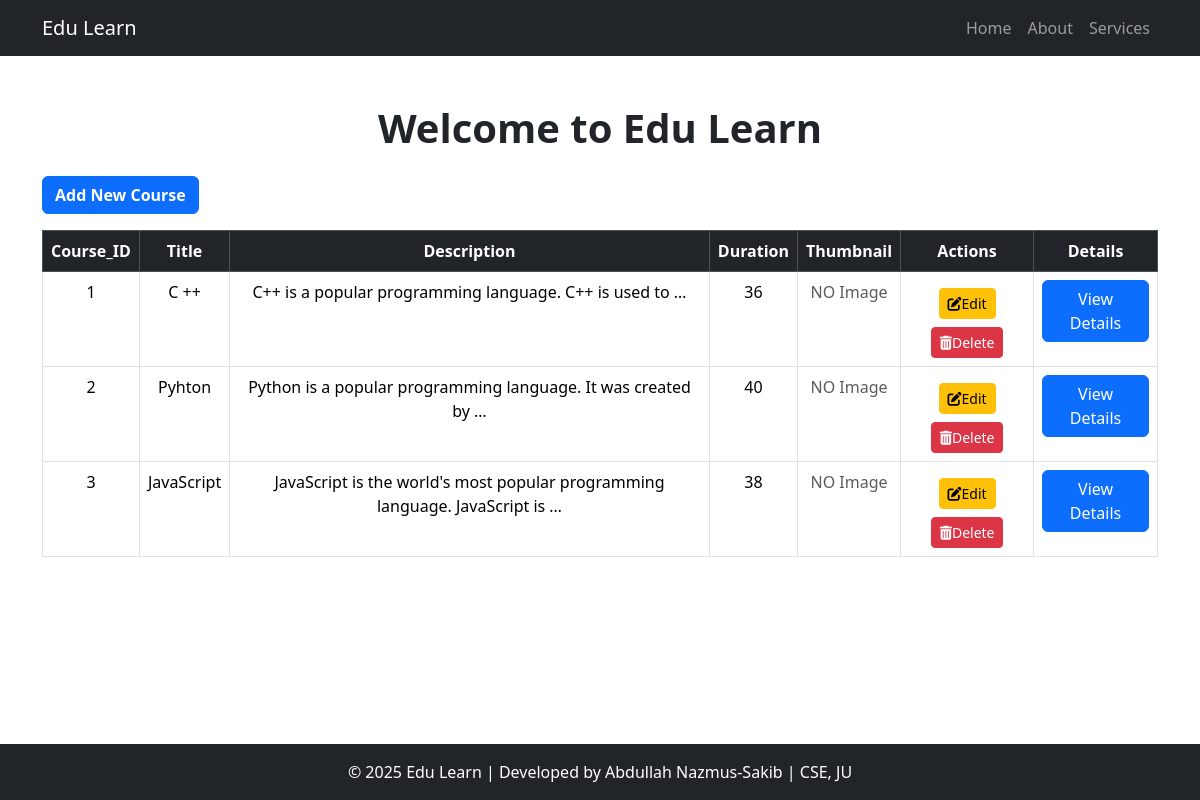
Before: / with the older database file.
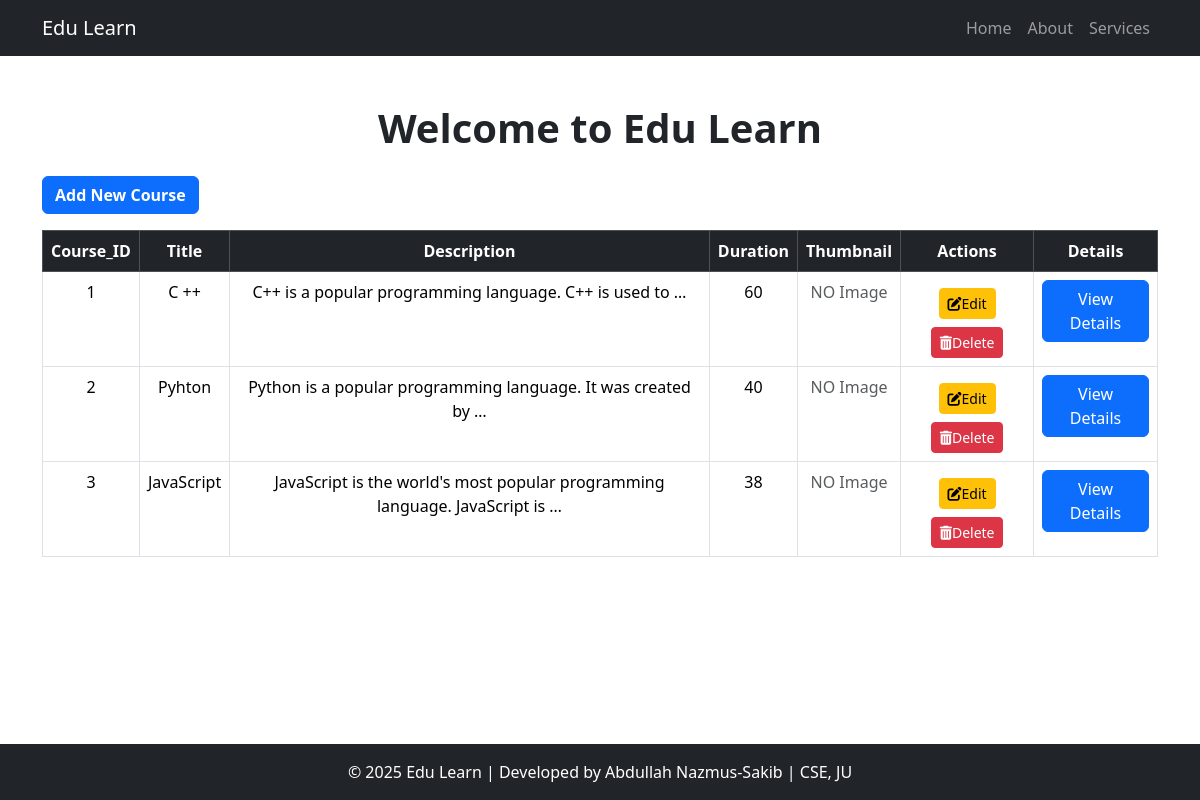
After: the same page with the newer database file.
### Course_app/models.py (models this page shows, shortened)
class Course(models.Model):
    title = models.CharField(max_length=25)
    descriptions = models.TextField()
    durations = models.IntegerField(help_text="Durations in hours")
    thumbnail = models.ImageField(upload_to="courses_thumbnail/",null=True,blank=True)

### Course_app/views.py (the view)
# urls.py: path('',views.course_list,name='course_list'),
def course_list(request):
    courses = Course.objects.all()
    return render(request,"Course_app/course_list.html",{"courses":courses})

### templates/Course_app/course_list.html (shortened to what this page needs)
{% extends 'Course_app/base.html' %}
{% block content %}
<div class="text-center mb-4">
    <h1 class="fw-bold">Welcome to Edu Learn</h1>
</div>
<a href="{% url 'create_course' %}" class="btn btn-primary fw-bold mb-3">Add New Course</a>
<table class="table table-bordered table-hover text-center">
    <thead class="table-dark">
        <tr>
            <th>Course_ID</th>
            <th>Title</th>
            <th>Description</th>
            <th>Duration</th>
            <th>Thumbnail</th>
            <th>Actions</th>
            <th>Details</th>
        </tr>
    </thead>
    <tbody>
        {% for course in courses %}
        <tr>
            <td>{{ forloop.counter }}</td>
            <td>{{ course.title }}</td>
            <td>{{ course.descriptions | truncatewords:10 }}</td>
            <td>{{ course.durations }}</td>
            <td>
                {% if course.thumbnail %}
                    <img src="{{ course.thumbnail.url }}" alt="{{course.title}}" width="100">
                {% else %}
                <span class="text-muted">NO Image</span>
                {% endif %}
            </td>
            <td>
                <a href="{% url 'course_edit' course.id %}" class="btn btn-sm btn-warning my-2"><i class='fas fa-edit'></i>Edit</a>
                <form action="{% url 'course_delete' course.id %}" class="d-inline">
                    <button type="submit" class="btn btn-danger btn-sm"><i class="fas fa-trash-alt"></i>Delete</button>
                </form>
            </td>
            <td><a href="{% url 'coursedetails' course.id %}" class="btn btn-primary">View Details</a></td>
        </tr>
        {% endfor %}
    </tbody>
</table>
{% endblock content %}

Changed rows visible on the page:
changed Course "C++ is a popular programming language. C++ is used to …": durations "36" → "60"
